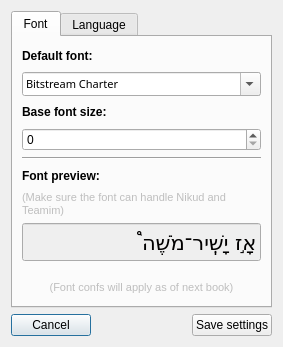
<?xml version="1.0" encoding="UTF-8"?>
<ui version="4.0">
 <class>Settings</class>
 <widget class="QDialog" name="Settings">
  <property name="geometry">
   <rect>
    <x>0</x>
    <y>0</y>
    <width>283</width>
    <height>347</height>
   </rect>
  </property>
  <property name="windowTitle">
   <string>Orayta settings</string>
  </property>
  <layout class="QVBoxLayout" name="verticalLayout_2">
   <item>
    <widget class="QTabWidget" name="tabWidget">
     <property name="currentIndex">
      <number>0</number>
     </property>
     <widget class="QWidget" name="tab">
      <attribute name="title">
       <string>Font</string>
      </attribute>
      <layout class="QVBoxLayout" name="verticalLayout">
       <item>
        <widget class="QLabel" name="label_9">
         <property name="font">
          <font>
           <weight>75</weight>
           <bold>true</bold>
          </font>
         </property>
         <property name="text">
          <string>Default font:</string>
         </property>
        </widget>
       </item>
       <item>
        <widget class="QFontComboBox" name="fontComboBox">
         <property name="font">
          <font>
           <family>Sans Serif</family>
           <pointsize>8</pointsize>
           <weight>50</weight>
           <italic>false</italic>
           <bold>false</bold>
          </font>
         </property>
         <property name="layoutDirection">
          <enum>Qt::LeftToRight</enum>
         </property>
         <property name="styleSheet">
          <string>font: 8pt &quot;Sans Serif&quot;;</string>
         </property>
         <property name="currentIndex">
          <number>0</number>
         </property>
         <property name="sizeAdjustPolicy">
          <enum>QComboBox::AdjustToContentsOnFirstShow</enum>
         </property>
         <property name="writingSystem">
          <enum>QFontDatabase::Hebrew</enum>
         </property>
         <property name="currentFont">
          <font>
           <family>Arial</family>
          </font>
         </property>
        </widget>
       </item>
       <item>
        <widget class="QLabel" name="label_4">
         <property name="font">
          <font>
           <weight>75</weight>
           <bold>true</bold>
          </font>
         </property>
         <property name="layoutDirection">
          <enum>Qt::LeftToRight</enum>
         </property>
         <property name="text">
          <string>Base font size:</string>
         </property>
        </widget>
       </item>
       <item>
        <widget class="QSpinBox" name="fonSizeSpinBox"/>
       </item>
       <item>
        <widget class="Line" name="line_2">
         <property name="orientation">
          <enum>Qt::Horizontal</enum>
         </property>
        </widget>
       </item>
       <item>
        <widget class="QLabel" name="label_6">
         <property name="font">
          <font>
           <weight>75</weight>
           <bold>true</bold>
          </font>
         </property>
         <property name="text">
          <string>Font preview:</string>
         </property>
        </widget>
       </item>
       <item>
        <widget class="QLabel" name="label_3">
         <property name="enabled">
          <bool>false</bool>
         </property>
         <property name="font">
          <font>
           <pointsize>8</pointsize>
          </font>
         </property>
         <property name="text">
          <string>(Make sure the font can handle Nikud and Teamim)</string>
         </property>
         <property name="wordWrap">
          <bool>true</bool>
         </property>
        </widget>
       </item>
       <item>
        <widget class="QLineEdit" name="fontPreview">
         <property name="enabled">
          <bool>false</bool>
         </property>
         <property name="palette">
          <palette>
           <active>
            <colorrole role="WindowText">
             <brush brushstyle="SolidPattern">
              <color alpha="255">
               <red>27</red>
               <green>25</green>
               <blue>24</blue>
              </color>
             </brush>
            </colorrole>
            <colorrole role="Dark">
             <brush brushstyle="SolidPattern">
              <color alpha="255">
               <red>1</red>
               <green>0</green>
               <blue>0</blue>
              </color>
             </brush>
            </colorrole>
            <colorrole role="Text">
             <brush brushstyle="SolidPattern">
              <color alpha="255">
               <red>24</red>
               <green>22</green>
               <blue>21</blue>
              </color>
             </brush>
            </colorrole>
            <colorrole role="ButtonText">
             <brush brushstyle="SolidPattern">
              <color alpha="255">
               <red>27</red>
               <green>25</green>
               <blue>24</blue>
              </color>
             </brush>
            </colorrole>
           </active>
           <inactive>
            <colorrole role="WindowText">
             <brush brushstyle="SolidPattern">
              <color alpha="255">
               <red>29</red>
               <green>28</green>
               <blue>28</blue>
              </color>
             </brush>
            </colorrole>
            <colorrole role="Dark">
             <brush brushstyle="SolidPattern">
              <color alpha="255">
               <red>1</red>
               <green>0</green>
               <blue>0</blue>
              </color>
             </brush>
            </colorrole>
            <colorrole role="Text">
             <brush brushstyle="SolidPattern">
              <color alpha="255">
               <red>27</red>
               <green>26</green>
               <blue>26</blue>
              </color>
             </brush>
            </colorrole>
            <colorrole role="ButtonText">
             <brush brushstyle="SolidPattern">
              <color alpha="255">
               <red>29</red>
               <green>28</green>
               <blue>28</blue>
              </color>
             </brush>
            </colorrole>
           </inactive>
           <disabled>
            <colorrole role="WindowText">
             <brush brushstyle="SolidPattern">
              <color alpha="255">
               <red>1</red>
               <green>0</green>
               <blue>0</blue>
              </color>
             </brush>
            </colorrole>
            <colorrole role="Dark">
             <brush brushstyle="SolidPattern">
              <color alpha="255">
               <red>1</red>
               <green>0</green>
               <blue>0</blue>
              </color>
             </brush>
            </colorrole>
            <colorrole role="Text">
             <brush brushstyle="SolidPattern">
              <color alpha="255">
               <red>1</red>
               <green>0</green>
               <blue>0</blue>
              </color>
             </brush>
            </colorrole>
            <colorrole role="ButtonText">
             <brush brushstyle="SolidPattern">
              <color alpha="255">
               <red>1</red>
               <green>0</green>
               <blue>0</blue>
              </color>
             </brush>
            </colorrole>
           </disabled>
          </palette>
         </property>
         <property name="font">
          <font>
           <family>Droid Sans</family>
           <pointsize>16</pointsize>
          </font>
         </property>
         <property name="layoutDirection">
          <enum>Qt::RightToLeft</enum>
         </property>
         <property name="text">
          <string>אָ֣ז יָשִֽׁיר־מֹשֶׁה֩</string>
         </property>
        </widget>
       </item>
       <item>
        <spacer name="verticalSpacer">
         <property name="orientation">
          <enum>Qt::Vertical</enum>
         </property>
         <property name="sizeType">
          <enum>QSizePolicy::Maximum</enum>
         </property>
         <property name="sizeHint" stdset="0">
          <size>
           <width>20</width>
           <height>10</height>
          </size>
         </property>
        </spacer>
       </item>
       <item>
        <widget class="QLabel" name="label_5">
         <property name="enabled">
          <bool>false</bool>
         </property>
         <property name="font">
          <font>
           <pointsize>8</pointsize>
          </font>
         </property>
         <property name="text">
          <string>(Font confs will apply as of next book)</string>
         </property>
         <property name="alignment">
          <set>Qt::AlignCenter</set>
         </property>
        </widget>
       </item>
      </layout>
     </widget>
     <widget class="QWidget" name="tab_2">
      <attribute name="title">
       <string>Language</string>
      </attribute>
      <layout class="QVBoxLayout" name="verticalLayout_3">
       <property name="spacing">
        <number>15</number>
       </property>
       <property name="topMargin">
        <number>17</number>
       </property>
       <property name="bottomMargin">
        <number>15</number>
       </property>
       <item>
        <widget class="QGroupBox" name="groupBox">
         <property name="font">
          <font>
           <pointsize>10</pointsize>
          </font>
         </property>
         <property name="title">
          <string>Custom language</string>
         </property>
         <layout class="QVBoxLayout" name="verticalLayout_4">
          <item>
           <widget class="QComboBox" name="langComboBox"/>
          </item>
          <item>
           <widget class="QLabel" name="label">
            <property name="text">
             <string>&lt;!DOCTYPE HTML PUBLIC &quot;-//W3C//DTD HTML 4.0//EN&quot; &quot;http://www.w3.org/TR/REC-html40/strict.dtd&quot;&gt;
&lt;html&gt;&lt;head&gt;&lt;meta name=&quot;qrichtext&quot; content=&quot;1&quot; /&gt;&lt;style type=&quot;text/css&quot;&gt;
p, li { white-space: pre-wrap; }
&lt;/style&gt;&lt;/head&gt;&lt;body style=&quot; font-family:'Arial'; font-size:10pt; font-weight:400; font-style:normal;&quot;&gt;
&lt;p style=&quot; margin-top:0px; margin-bottom:0px; margin-left:0px; margin-right:0px; -qt-block-indent:0; text-indent:0px;&quot;&gt;&lt;span style=&quot; font-size:7pt;&quot;&gt;Note: Even when using a custom language, some dialogs may still appear in the system's language.&lt;/span&gt;&lt;/p&gt;&lt;/body&gt;&lt;/html&gt;</string>
            </property>
            <property name="textFormat">
             <enum>Qt::AutoText</enum>
            </property>
            <property name="wordWrap">
             <bool>true</bool>
            </property>
           </widget>
          </item>
         </layout>
        </widget>
       </item>
       <item>
        <widget class="QCheckBox" name="systemLangCbox">
         <property name="text">
          <string>Use system language</string>
         </property>
        </widget>
       </item>
       <item>
        <spacer name="verticalSpacer_2">
         <property name="orientation">
          <enum>Qt::Vertical</enum>
         </property>
         <property name="sizeHint" stdset="0">
          <size>
           <width>20</width>
           <height>40</height>
          </size>
         </property>
        </spacer>
       </item>
      </layout>
     </widget>
    </widget>
   </item>
   <item>
    <layout class="QHBoxLayout" name="horizontalLayout">
     <property name="leftMargin">
      <number>0</number>
     </property>
     <property name="topMargin">
      <number>0</number>
     </property>
     <property name="rightMargin">
      <number>0</number>
     </property>
     <item>
      <widget class="QPushButton" name="cancelBTN">
       <property name="text">
        <string>Cancel</string>
       </property>
      </widget>
     </item>
     <item>
      <spacer name="horizontalSpacer">
       <property name="orientation">
        <enum>Qt::Horizontal</enum>
       </property>
       <property name="sizeHint" stdset="0">
        <size>
         <width>40</width>
         <height>20</height>
        </size>
       </property>
      </spacer>
     </item>
     <item>
      <widget class="QPushButton" name="saveConf">
       <property name="text">
        <string>Save settings</string>
       </property>
       <property name="icon">
        <iconset resource="Orayta.qrc">
         <normaloff>:/Icons/configure.png</normaloff>:/Icons/configure.png</iconset>
       </property>
      </widget>
     </item>
    </layout>
   </item>
  </layout>
 </widget>
 <resources>
  <include location="Orayta.qrc"/>
 </resources>
 <connections/>
</ui>
